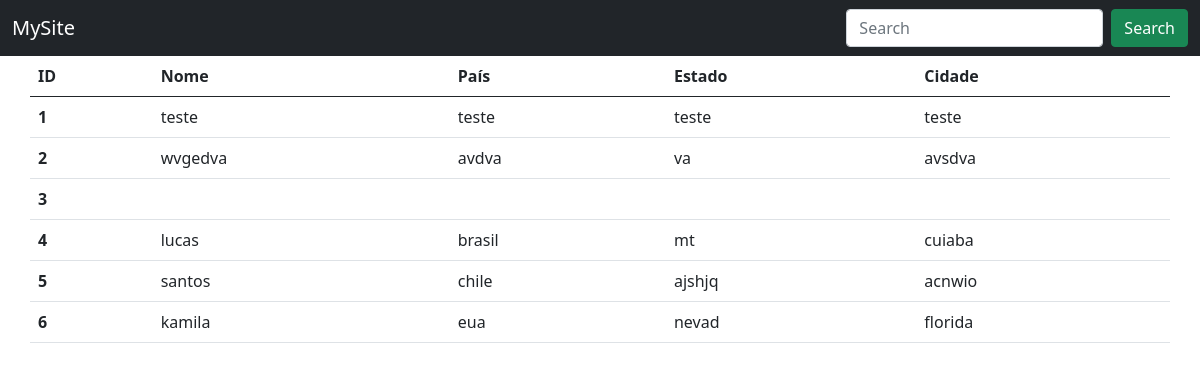
/tabela, run on the app's committed database.
### myapp/models.py (models this page shows)
class Pessoa(models.Model):
    id = models.AutoField(primary_key=True)
    nome = models.TextField()
    pais = models.TextField()
    estado = models.TextField()
    cidade = models.TextField()

### myapp/views.py (the view)
# urls.py: path('tabela', views.tabela,),
def tabela(request):
    return render(request, 'tabela.html', {'pessoas':Pessoa.objects.raw('select * from myapp_pessoa')})

### myapp/templates/tabela.html (shortened to what this page needs)
{%  load static %}
<!doctype html>
<html lang="en">
<head>
    <link href="https://cdn.jsdelivr.net/npm/bootstrap@5.0.2/dist/css/bootstrap.min.css" rel="stylesheet"
>
</head>
<body>
    <nav class="navbar navbar-dark bg-dark">
        <div class="container-fluid">
            <a class="navbar-brand">MySite</a>
            <form class="d-flex">
                <input class="form-control me-2" type="search" placeholder="Search" aria-label="Search">
                <button class="btn btn-success" type="submit">Search</button>
            </form>
        </div>
    </nav>
    <table class="table container">
        <thead>
            <tr>
                <th scope="col">ID</th>
                <th scope="col">Nome</th>
                <th scope="col">País</th>
                <th scope="col">Estado</th>
                <th scope="col">Cidade</th>
            </tr>
        </thead>
        <tbody>
            {% for pessoa in pessoas%}
            <tr>
                <th scope='row'>{{pessoa.id}}</th>
                <td>{{pessoa.nome}}</td>
                <td>{{pessoa.pais}}</td>
                <td>{{pessoa.estado}}</td>
                <td>{{pessoa.cidade}}</td>
            </tr>
            {%endfor%}
        </tbody>
    </table>
</body>
</html>

### data on the page
Pessoa: id "1", nome "teste", pais "teste", estado "teste", cidade "teste"
Pessoa: id "2", nome "wvgedva", pais "avdva", estado "va", cidade "avsdva"
Pessoa: id "3"
Pessoa: id "4", nome "lucas", pais "brasil", estado "mt", cidade "cuiaba"
Pessoa: id "5", nome "santos", pais "chile", estado "ajshjq", cidade "acnwio"
Pessoa: id "6", nome "kamila", pais "eua", estado "nevad", cidade "florida"
